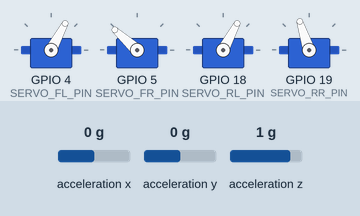
Recording of a sketch running on a simulated ESP32. On the bench: 4 × servo. Wiring (inferred from the names in the program): MPU-6050 motion sensor at I2C address 0x68. The inputs (shaded band) are chosen by the test bench; at power-on: acceleration x 0 g, acceleration y 0 g, acceleration z 1 g. What the sketch prints to the serial monitor is not drawn.

Above: at 4.2 s.
4.3 s: acceleration x set to -1.4 g
At 6.0 s:
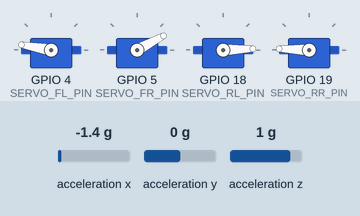
6.3 s: acceleration y set to -1.4 g
At 7.2 s:
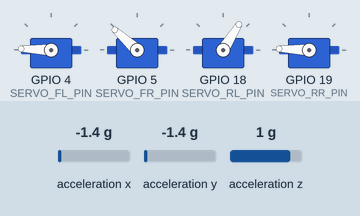
8.1 s: acceleration x set to 1.4 g
At 9.5 s:
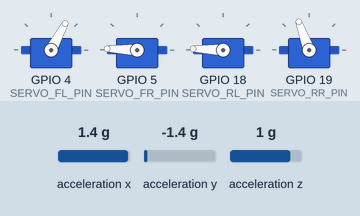
10.3 s: acceleration z set to -1.4 g
At 11.6 s:
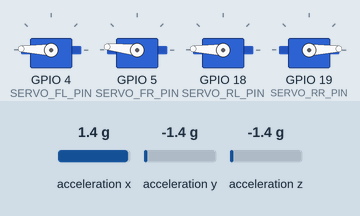
12.1 s: acceleration y set to -0.8 g
At 13.8 s:
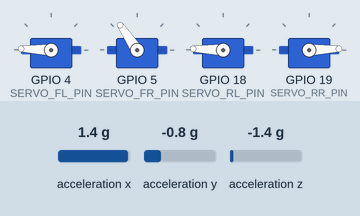
14.1 s: acceleration z set to -0.8 g
At 14.9 s:
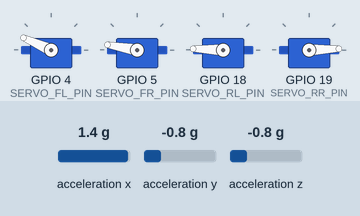
Timing chart, 0 to 17.0 s (numbered marks = the images above; inputs shaded):
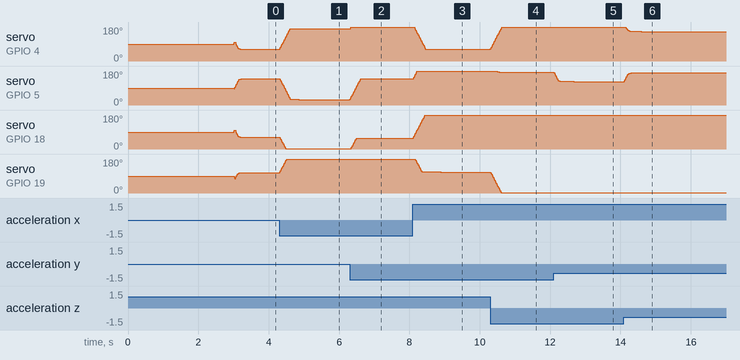

Measured:
- after the input at 4.3 s, servo on GPIO 4 (SERVO_FL_PIN): moves from 62° to 170° over 0.30 s, starting at once; servo on GPIO 5 (SERVO_FR_PIN): moves from 138° to 28° over 0.55 s, starting at once
- after the input at 6.3 s, servo on GPIO 4 (SERVO_FL_PIN): 170° → 178° at once; servo on GPIO 5 (SERVO_FR_PIN): moves from 28° to 138° over 0.31 s, starting at once; servo on GPIO 18 (SERVO_RL_PIN): moves from 2° to 58° over 0.20 s, starting after 0.05 s
- after the input at 8.1 s, servo on GPIO 4 (SERVO_FL_PIN): moves from 178° to 62° over 0.30 s, starting after 0.05 s; servo on GPIO 5 (SERVO_FR_PIN): 138° → 178° at once; servo on GPIO 18 (SERVO_RL_PIN): moves from 58° to 178° over 0.33 s, starting at once; servo on GPIO 19 (SERVO_RR_PIN): moves from 178° to 110° over 0.72 s, starting after 0.07 s
- after the input at 10.3 s, servo on GPIO 4 (SERVO_FL_PIN): moves from 62° to 178° over 0.32 s, starting at once; servo on GPIO 5 (SERVO_FR_PIN): 178° → 174° after 0.20 s; servo on GPIO 19 (SERVO_RR_PIN): moves from 110° to 2° over 0.30 s, starting at once
- after the input at 12.1 s, servo on GPIO 5 (SERVO_FR_PIN): moves from 174° to 124° over 0.56 s, starting at once
- after the input at 14.1 s, servo on GPIO 4 (SERVO_FL_PIN): 178° → 158° after 0.05 s, → 156° 0.45 s later; servo on GPIO 5 (SERVO_FR_PIN): moves from 124° to 170° over 0.20 s, starting at once
- by itself, servo on GPIO 4 (SERVO_FL_PIN), servo on GPIO 18 (SERVO_RL_PIN): rises from 90° to 98° in 0.01 s, then falls to 62° in 0.17 s

The sketch:

CODE.ino
```cpp
#include <Wire.h>          // I2C library for MPU-6050
#include <ESP32Servo.h>    // Servo library for ESP32

// Uncomment to enable debugging
#define DEBUG

// Pin assignment
#define SERVO_FL_PIN 4  // Front left servo pin
#define SERVO_FR_PIN 5  // Front right servo pin
#define SERVO_RL_PIN 18  // Rear left servo pin
#define SERVO_RR_PIN 19  // Rear right servo pin
#define MPU_SDA 21       // I2C SDA pin
#define MPU_SCL 22       // I2C SCL pin

// Servo objects
Servo servoFL;
Servo servoFR;
Servo servoRL;
Servo servoRR;

// MPU6050-related variables
float along = 0, across = 0, vertical = 0;

// Function prototypes
void setupMpu6050();
void readMpu6050Data();

void setup() {
#ifdef DEBUG
  Serial.begin(115200);
  delay(3000);  // Wait for serial monitor connection
  Serial.println("Starting ESP32 Active Suspension System...");
#endif

  // Attach servos
  servoFL.attach(SERVO_FL_PIN);
  servoFR.attach(SERVO_FR_PIN);
  servoRL.attach(SERVO_RL_PIN);
  servoRR.attach(SERVO_RR_PIN);

  // Initialize I2C for MPU-6050
  Wire.begin(MPU_SDA, MPU_SCL);

  // MPU6050 setup
  setupMpu6050();
}

void loop() {
  // Calculate suspension
  calculateSuspension();

  // Write servo positions
  writeServos();
}

// Setup MPU-6050
void setupMpu6050() {
  Wire.beginTransmission(0x68); // MPU-6050 I2C address
  Wire.write(0x6B);             // Power management register
  Wire.write(0);                // Wake up MPU-6050
  Wire.endTransmission(true);

#ifdef DEBUG
  Serial.println("MPU-6050 initialized");
#endif
}

// Read MPU-6050 data
void readMpu6050Data() {
  Wire.beginTransmission(0x68);
  Wire.write(0x3B); // Starting register for accelerometer data
  Wire.endTransmission(false);
  Wire.requestFrom(0x68, 6, true); // Request accelerometer data (6 bytes)

  int16_t accelX = (Wire.read() << 8 | Wire.read());
  int16_t accelY = (Wire.read() << 8 | Wire.read());
  int16_t accelZ = (Wire.read() << 8 | Wire.read());

  along = accelX / 16384.0;   // Convert to g's
  across = accelY / 16384.0;  // Convert to g's
  vertical = accelZ / 16384.0; // Convert to g's

#ifdef DEBUG
  Serial.print("Accel X: "); Serial.print(along);
  Serial.print(" Y: "); Serial.print(across);
  Serial.print(" Z: "); Serial.println(vertical);
#endif

}

// Calculate suspension
void calculateSuspension() {
  readMpu6050Data();
  // Perform calculations or filtering if needed
}

// Smoothing parameters
const float smoothingFactor = 0.1;   // Low-pass filter weight (adjust for smoother/slower response)
const int transitionSpeed = 2;      // Speed of transition between current and target servo positions

// Store previous servo positions for interpolation
int currentServoFL = 90, currentServoFR = 90, currentServoRL = 90, currentServoRR = 90;

// Low-pass filtered MPU values
float filteredAlong = 0, filteredAcross = 0, filteredVertical = 0;

const float deadZoneThreshold = 0.2; // Ignore small MPU readings (increase to reduce jitter)
const int servoChangeThreshold = 2; // Ignore small servo position changes

// Move servo gradually toward target
int moveTowards(int current, int target, int step) {
  if (current < target) {
    return min(current + step, target);
  } else if (current > target) {
    return max(current - step, target);
  } else {
    return current;
  }
}

// Neutral points for each servo
const int neutralFL = 140;  // Front left servo neutral position
const int neutralFR = 60;  // Front right servo neutral position
const int neutralRL = 140;  // Rear left servo neutral position
const int neutralRR = 30;  // Rear right servo neutral position

void writeServos() {
  const float sensitivityFactor = 2.0; // Amplifies small MPU movements
  const float maxInputRange = 1.5;     // Maximum expected value from MPU
  const int maxServoRange = 60;        // Maximum servo deviation

  // Apply low-pass filter to MPU values
  filteredAlong = (smoothingFactor * along) + ((1 - smoothingFactor) * filteredAlong);
  filteredAcross = (smoothingFactor * across) + ((1 - smoothingFactor) * filteredAcross);
  filteredVertical = (smoothingFactor * vertical) + ((1 - smoothingFactor) * filteredVertical);

  // Apply dead zone: Ignore small changes
  float effectiveAlong = (abs(filteredAlong) > deadZoneThreshold) ? filteredAlong : 0;
  float effectiveAcross = (abs(filteredAcross) > deadZoneThreshold) ? filteredAcross : 0;
  float effectiveVertical = (abs(filteredVertical) > deadZoneThreshold) ? filteredVertical : 0;

  // Normalize and amplify MPU readings
  float normalizedAlong = constrain(effectiveAlong, -maxInputRange, maxInputRange) / maxInputRange;
  float normalizedAcross = constrain(effectiveAcross, -maxInputRange, maxInputRange) / maxInputRange;
  float normalizedVertical = constrain(effectiveVertical, -maxInputRange, maxInputRange) / maxInputRange;

  // Reverse the behavior for left/right tilt (across)
  normalizedAlong = -normalizedAlong;

  // Calculate target positions for servos using individual neutral points
  int targetFL = constrain(neutralFL + normalizedAlong * maxServoRange * sensitivityFactor -
                           normalizedAcross * maxServoRange * sensitivityFactor -
                           normalizedVertical * maxServoRange * sensitivityFactor, 0, 180);
  int targetFR = constrain(neutralFR - normalizedAlong * maxServoRange * sensitivityFactor -
                           normalizedAcross * maxServoRange * sensitivityFactor +
                           normalizedVertical * maxServoRange * sensitivityFactor, 0, 180);
  int targetRL = constrain(neutralRL - normalizedAlong * maxServoRange * sensitivityFactor -
                           normalizedAcross * maxServoRange * sensitivityFactor -
                           normalizedVertical * maxServoRange * sensitivityFactor, 0, 180);
  int targetRR = constrain(neutralRR + normalizedAlong * maxServoRange * sensitivityFactor -
                           normalizedAcross * maxServoRange * sensitivityFactor +
                           normalizedVertical * maxServoRange * sensitivityFactor, 0, 180);

  // Gradual transition to target positions only if change is significant
  if (abs(currentServoFL - targetFL) > servoChangeThreshold) {
    currentServoFL = moveTowards(currentServoFL, targetFL, transitionSpeed);
  }
  if (abs(currentServoFR - targetFR) > servoChangeThreshold) {
    currentServoFR = moveTowards(currentServoFR, targetFR, transitionSpeed);
  }
  if (abs(currentServoRL - targetRL) > servoChangeThreshold) {
    currentServoRL = moveTowards(currentServoRL, targetRL, transitionSpeed);
  }
  if (abs(currentServoRR - targetRR) > servoChangeThreshold) {
    currentServoRR = moveTowards(currentServoRR, targetRR, transitionSpeed);
  }

  // Write smoothed positions to servos
  servoFL.write(currentServoFL);
  servoFR.write(currentServoFR);
  servoRL.write(currentServoRL);
  servoRR.write(currentServoRR);

#ifdef DEBUG
  // Debug output
  Serial.print("FL: "); Serial.print(currentServoFL);
  Serial.print(" FR: "); Serial.print(currentServoFR);
  Serial.print(" RL: "); Serial.print(currentServoRL);
  Serial.print(" RR: "); Serial.println(currentServoRR);
#endif
}
```
